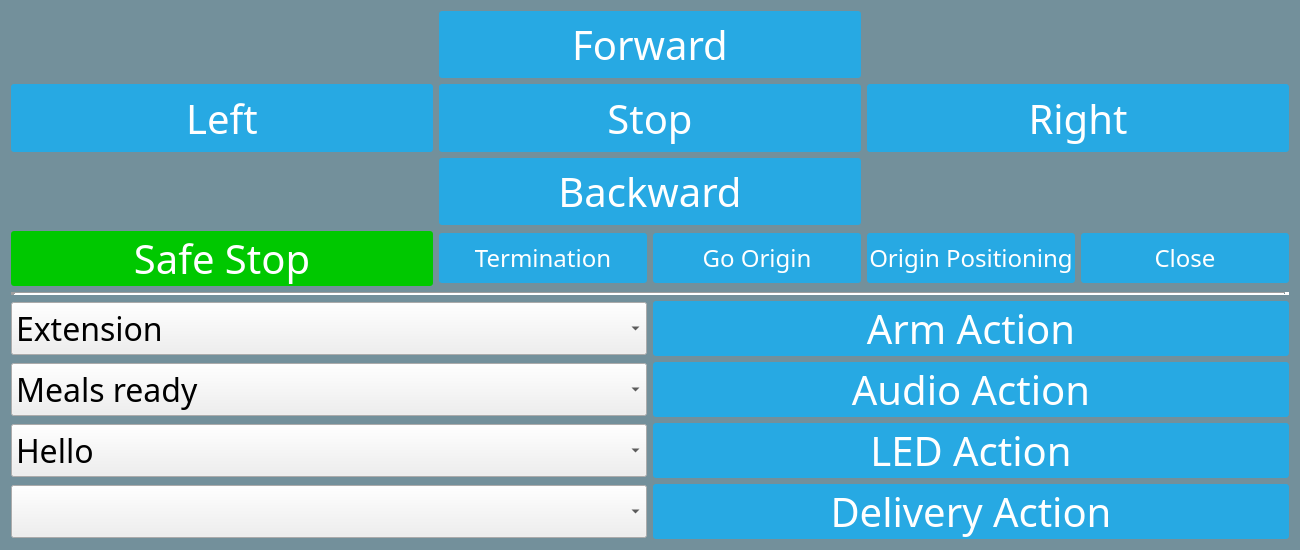
<?xml version="1.0" encoding="UTF-8"?>
<ui version="4.0">
 <class>PerformanceDialog</class>
 <widget class="QDialog" name="PerformanceDialog">
  <property name="geometry">
   <rect>
    <x>0</x>
    <y>0</y>
    <width>1300</width>
    <height>550</height>
   </rect>
  </property>
  <property name="windowTitle">
   <string>Performance Mode</string>
  </property>
  <property name="styleSheet">
   <string notr="true">QDialog 
{ 
	background:  rgba(32, 80, 96, 100);
	/*background:  rgba(255, 0, 0, 255);*/
	color:white;
	font-size: 12px;
}

QPushButton
{
	color: white;
	background-color: #27a9e3;
	border-width: 0px;
	border-radius: 3px;
}

QLabel , QRadioButton, QCheckBox
{ 
	color: white; 
	border-radius: 3px;
}

QPushButton:hover, QComboBox:hover{ background-color: #66c011; }
QPushButton:disabled, QComboBox:disabled { background-color:rgb(114,200,237); }

</string>
  </property>
  <layout class="QGridLayout" name="gridLayout_2">
   <item row="3" column="0">
    <widget class="QPushButton" name="safeStopBtn">
     <property name="sizePolicy">
      <sizepolicy hsizetype="Preferred" vsizetype="Fixed">
       <horstretch>0</horstretch>
       <verstretch>0</verstretch>
      </sizepolicy>
     </property>
     <property name="minimumSize">
      <size>
       <width>0</width>
       <height>50</height>
      </size>
     </property>
     <property name="font">
      <font>
       <family>微軟正黑體</family>
       <pointsize>30</pointsize>
      </font>
     </property>
     <property name="styleSheet">
      <string notr="true">background-color: rgb(0, 200, 0)</string>
     </property>
     <property name="text">
      <string>Safe Stop</string>
     </property>
    </widget>
   </item>
   <item row="1" column="0">
    <widget class="QPushButton" name="leftBtn">
     <property name="sizePolicy">
      <sizepolicy hsizetype="Preferred" vsizetype="Preferred">
       <horstretch>0</horstretch>
       <verstretch>0</verstretch>
      </sizepolicy>
     </property>
     <property name="font">
      <font>
       <family>微軟正黑體</family>
       <pointsize>30</pointsize>
      </font>
     </property>
     <property name="text">
      <string>Left</string>
     </property>
    </widget>
   </item>
   <item row="0" column="1">
    <widget class="QPushButton" name="forwardBtn">
     <property name="sizePolicy">
      <sizepolicy hsizetype="Preferred" vsizetype="Preferred">
       <horstretch>0</horstretch>
       <verstretch>0</verstretch>
      </sizepolicy>
     </property>
     <property name="font">
      <font>
       <family>微軟正黑體</family>
       <pointsize>30</pointsize>
      </font>
     </property>
     <property name="text">
      <string>Forward</string>
     </property>
    </widget>
   </item>
   <item row="1" column="1">
    <widget class="QPushButton" name="stopBtn">
     <property name="sizePolicy">
      <sizepolicy hsizetype="Preferred" vsizetype="Preferred">
       <horstretch>0</horstretch>
       <verstretch>0</verstretch>
      </sizepolicy>
     </property>
     <property name="font">
      <font>
       <family>微軟正黑體</family>
       <pointsize>30</pointsize>
      </font>
     </property>
     <property name="text">
      <string>Stop</string>
     </property>
    </widget>
   </item>
   <item row="1" column="2">
    <widget class="QPushButton" name="rightBtn">
     <property name="sizePolicy">
      <sizepolicy hsizetype="Preferred" vsizetype="Preferred">
       <horstretch>0</horstretch>
       <verstretch>0</verstretch>
      </sizepolicy>
     </property>
     <property name="font">
      <font>
       <family>微軟正黑體</family>
       <pointsize>30</pointsize>
      </font>
     </property>
     <property name="text">
      <string>Right</string>
     </property>
    </widget>
   </item>
   <item row="2" column="1">
    <widget class="QPushButton" name="backwardBtn">
     <property name="sizePolicy">
      <sizepolicy hsizetype="Preferred" vsizetype="Preferred">
       <horstretch>0</horstretch>
       <verstretch>0</verstretch>
      </sizepolicy>
     </property>
     <property name="font">
      <font>
       <family>微軟正黑體</family>
       <pointsize>30</pointsize>
      </font>
     </property>
     <property name="text">
      <string>Backward</string>
     </property>
    </widget>
   </item>
   <item row="4" column="0" colspan="3">
    <widget class="Line" name="line">
     <property name="lineWidth">
      <number>5</number>
     </property>
     <property name="orientation">
      <enum>Qt::Horizontal</enum>
     </property>
    </widget>
   </item>
   <item row="5" column="0" colspan="3">
    <layout class="QGridLayout" name="gridLayout">
     <item row="1" column="1">
      <widget class="QPushButton" name="audioBtn">
       <property name="enabled">
        <bool>true</bool>
       </property>
       <property name="sizePolicy">
        <sizepolicy hsizetype="Preferred" vsizetype="Fixed">
         <horstretch>0</horstretch>
         <verstretch>0</verstretch>
        </sizepolicy>
       </property>
       <property name="font">
        <font>
         <family>微軟正黑體</family>
         <pointsize>30</pointsize>
        </font>
       </property>
       <property name="text">
        <string>Audio Action</string>
       </property>
      </widget>
     </item>
     <item row="0" column="1">
      <widget class="QPushButton" name="armBtn">
       <property name="sizePolicy">
        <sizepolicy hsizetype="Preferred" vsizetype="Fixed">
         <horstretch>0</horstretch>
         <verstretch>0</verstretch>
        </sizepolicy>
       </property>
       <property name="font">
        <font>
         <family>微軟正黑體</family>
         <pointsize>30</pointsize>
        </font>
       </property>
       <property name="text">
        <string>Arm Action</string>
       </property>
      </widget>
     </item>
     <item row="2" column="1">
      <widget class="QPushButton" name="ledBtn">
       <property name="sizePolicy">
        <sizepolicy hsizetype="Preferred" vsizetype="Fixed">
         <horstretch>0</horstretch>
         <verstretch>0</verstretch>
        </sizepolicy>
       </property>
       <property name="font">
        <font>
         <family>微軟正黑體</family>
         <pointsize>30</pointsize>
        </font>
       </property>
       <property name="text">
        <string>LED Action</string>
       </property>
      </widget>
     </item>
     <item row="1" column="0">
      <widget class="QComboBox" name="audioCb">
       <property name="enabled">
        <bool>true</bool>
       </property>
       <property name="sizePolicy">
        <sizepolicy hsizetype="Preferred" vsizetype="Fixed">
         <horstretch>0</horstretch>
         <verstretch>0</verstretch>
        </sizepolicy>
       </property>
       <property name="font">
        <font>
         <family>微軟正黑體</family>
         <pointsize>24</pointsize>
        </font>
       </property>
       <item>
        <property name="text">
         <string>Meals ready</string>
        </property>
       </item>
       <item>
        <property name="text">
         <string>Thank you</string>
        </property>
       </item>
       <item>
        <property name="text">
         <string>Be careful with hot meals</string>
        </property>
       </item>
       <item>
        <property name="text">
         <string>Be careful with robot</string>
        </property>
       </item>
       <item>
        <property name="text">
         <string>Background music ON</string>
        </property>
       </item>
       <item>
        <property name="text">
         <string>Background music OFF</string>
        </property>
       </item>
       <item>
        <property name="text">
         <string>Happy Birthday</string>
        </property>
       </item>
       <item>
        <property name="text">
         <string>Welcome</string>
        </property>
       </item>
       <item>
        <property name="text">
         <string>Thanks for coming</string>
        </property>
       </item>
       <item>
        <property name="text">
         <string>Audio 1</string>
        </property>
       </item>
       <item>
        <property name="text">
         <string>Audio 2</string>
        </property>
       </item>
       <item>
        <property name="text">
         <string>Audio 3</string>
        </property>
       </item>
       <item>
        <property name="text">
         <string>Audio 4</string>
        </property>
       </item>
       <item>
        <property name="text">
         <string>Audio 5</string>
        </property>
       </item>
       <item>
        <property name="text">
         <string>Audio 6</string>
        </property>
       </item>
       <item>
        <property name="text">
         <string>Audio 7</string>
        </property>
       </item>
       <item>
        <property name="text">
         <string>Audio 8</string>
        </property>
       </item>
       <item>
        <property name="text">
         <string>Audio 9</string>
        </property>
       </item>
      </widget>
     </item>
     <item row="2" column="0">
      <widget class="QComboBox" name="ledCb">
       <property name="sizePolicy">
        <sizepolicy hsizetype="Preferred" vsizetype="Fixed">
         <horstretch>0</horstretch>
         <verstretch>0</verstretch>
        </sizepolicy>
       </property>
       <property name="font">
        <font>
         <family>微軟正黑體</family>
         <pointsize>24</pointsize>
        </font>
       </property>
       <item>
        <property name="text">
         <string>Hello</string>
        </property>
       </item>
       <item>
        <property name="text">
         <string>Delivery</string>
        </property>
       </item>
       <item>
        <property name="text">
         <string>Please take meal</string>
        </property>
       </item>
       <item>
        <property name="text">
         <string>Thanks</string>
        </property>
       </item>
       <item>
        <property name="text">
         <string>Empty</string>
        </property>
       </item>
      </widget>
     </item>
     <item row="3" column="1">
      <widget class="QPushButton" name="deliveryBtn">
       <property name="font">
        <font>
         <family>微軟正黑體</family>
         <pointsize>30</pointsize>
        </font>
       </property>
       <property name="text">
        <string>Delivery Action</string>
       </property>
      </widget>
     </item>
     <item row="3" column="0">
      <widget class="QComboBox" name="tableCb">
       <property name="font">
        <font>
         <family>微軟正黑體</family>
         <pointsize>24</pointsize>
        </font>
       </property>
      </widget>
     </item>
     <item row="0" column="0">
      <widget class="QComboBox" name="armCb">
       <property name="font">
        <font>
         <family>微軟正黑體</family>
         <pointsize>24</pointsize>
        </font>
       </property>
       <item>
        <property name="text">
         <string>Extension</string>
        </property>
       </item>
       <item>
        <property name="text">
         <string>Retraction</string>
        </property>
       </item>
      </widget>
     </item>
    </layout>
   </item>
   <item row="3" column="1" colspan="2">
    <layout class="QHBoxLayout" name="horizontalLayout">
     <item>
      <widget class="QPushButton" name="abortBtn">
       <property name="minimumSize">
        <size>
         <width>0</width>
         <height>50</height>
        </size>
       </property>
       <property name="font">
        <font>
         <family>微軟正黑體</family>
         <pointsize>18</pointsize>
        </font>
       </property>
       <property name="text">
        <string>Termination</string>
       </property>
      </widget>
     </item>
     <item>
      <widget class="QPushButton" name="goOriginBtn">
       <property name="minimumSize">
        <size>
         <width>0</width>
         <height>50</height>
        </size>
       </property>
       <property name="font">
        <font>
         <family>微軟正黑體</family>
         <pointsize>18</pointsize>
        </font>
       </property>
       <property name="text">
        <string>Go Origin</string>
       </property>
      </widget>
     </item>
     <item>
      <widget class="QPushButton" name="resetOriginBtn">
       <property name="minimumSize">
        <size>
         <width>0</width>
         <height>50</height>
        </size>
       </property>
       <property name="font">
        <font>
         <family>微軟正黑體</family>
         <pointsize>18</pointsize>
        </font>
       </property>
       <property name="text">
        <string>Origin Positioning</string>
       </property>
      </widget>
     </item>
     <item>
      <widget class="QPushButton" name="closeBtn">
       <property name="minimumSize">
        <size>
         <width>0</width>
         <height>50</height>
        </size>
       </property>
       <property name="font">
        <font>
         <family>微軟正黑體</family>
         <pointsize>18</pointsize>
        </font>
       </property>
       <property name="text">
        <string>Close</string>
       </property>
      </widget>
     </item>
    </layout>
   </item>
  </layout>
 </widget>
 <resources/>
 <connections/>
</ui>
